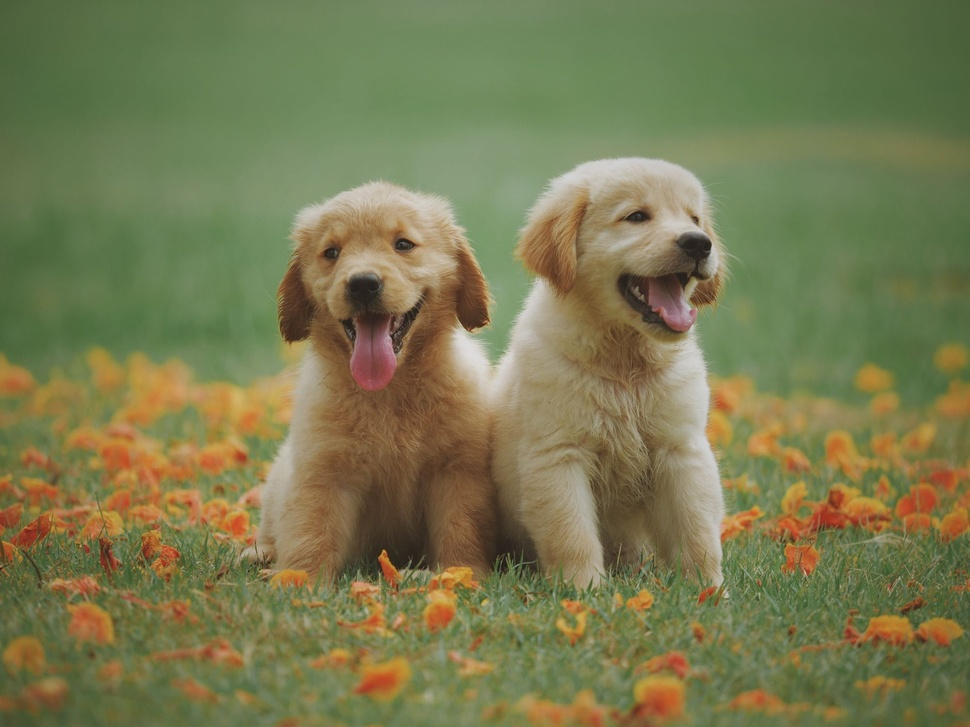
#> input picture dogs.jpg, 970 x 727 px, shrunk from 2000 x 1500 before the run
$ python 2thresholdbinaryimage.py
#> lines starting #> are read from the running program, lines starting #| are printed output that depends on the picture; after the words box and inside, x2 and y2 are one past the last pixel; in counts of white or black regions, pixels touching at a corner belong together
import numpy as np
import cv2
import matplotlib.pyplot as plt
from skimage.color import rgb2gray
from scipy import ndimage
image = cv2.imread('dogs.jpg')# Load the image using OpenCV
#> image is the input picture: shape (727, 970, 3); mean B, G, R 80, 121.7, 120.7
gray_image = rgb2gray(image)# Convert the image to grayscale using scikit-image
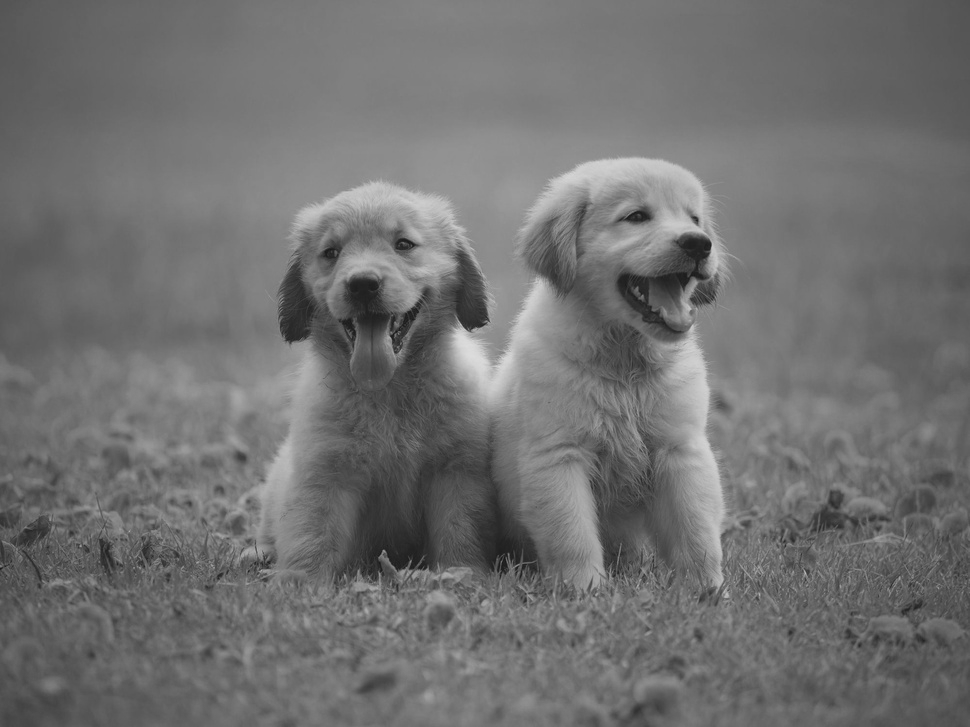
#> gray_image: shape (727, 970) float64; min 0.0906, max 0.869, mean 0.442
image_rgb = cv2.cvtColor(image, cv2.COLOR_BGR2RGB)# Convert BGR image to RGB format for matplotlib display
gray_r = gray_image.reshape(gray_image.shape[0] * gray_image.shape[1])# Reshape the grayscale image for thresholding
mean_value = gray_r.mean()# Reshape the grayscale image for thresholding
#> mean_value = 0.442
thresholded = np.where(gray_r > mean_value, 1, 0)# Apply thresholding based on mean value
thresholded_image = thresholded.reshape(gray_image.shape[0], gray_image.shape[1])# Reshape the thresholded array back to the original shape
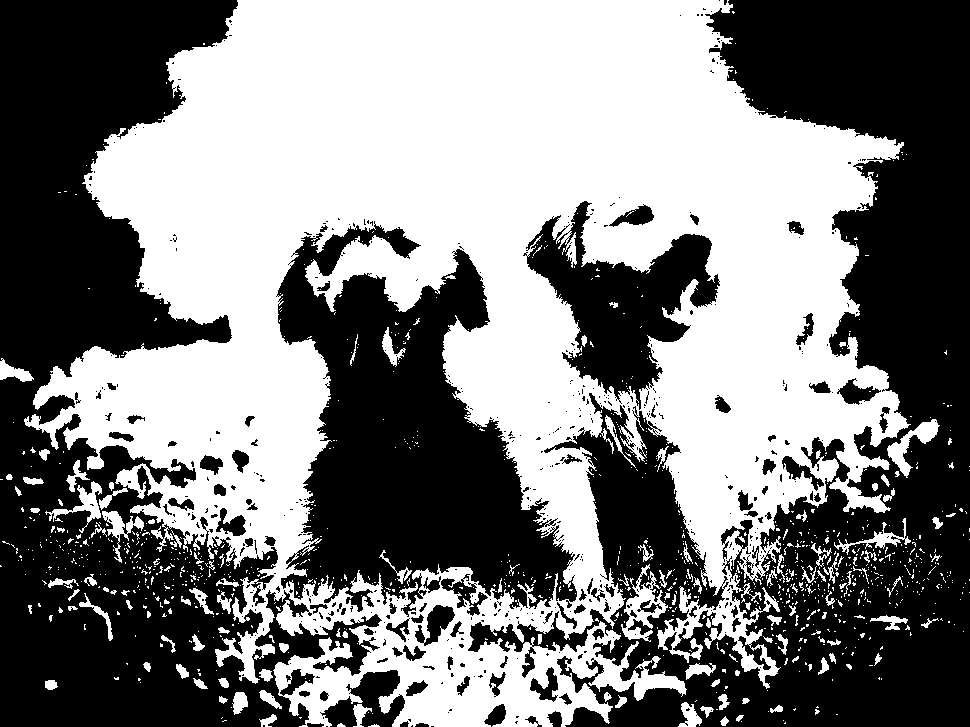
#> thresholded_image: shape (727, 970) int64; values 0 (black) and 1 (white), 49.7% white; 1081 white regions (940 under 20 px), largest, box (x1, y1, x2, y2) and area: (24, 0, 911, 727) 333779, (621, 564, 668, 642) 1293, (887, 419, 940, 478) 942
plt.imshow(thresholded_image, cmap='gray')# Display the thresholded image using matplotlib
plt.title('Thresholded Binary Image')
plt.axis('off')
plt.show()

$ run again, with gameplaying.jpeg copied over dogs.jpg
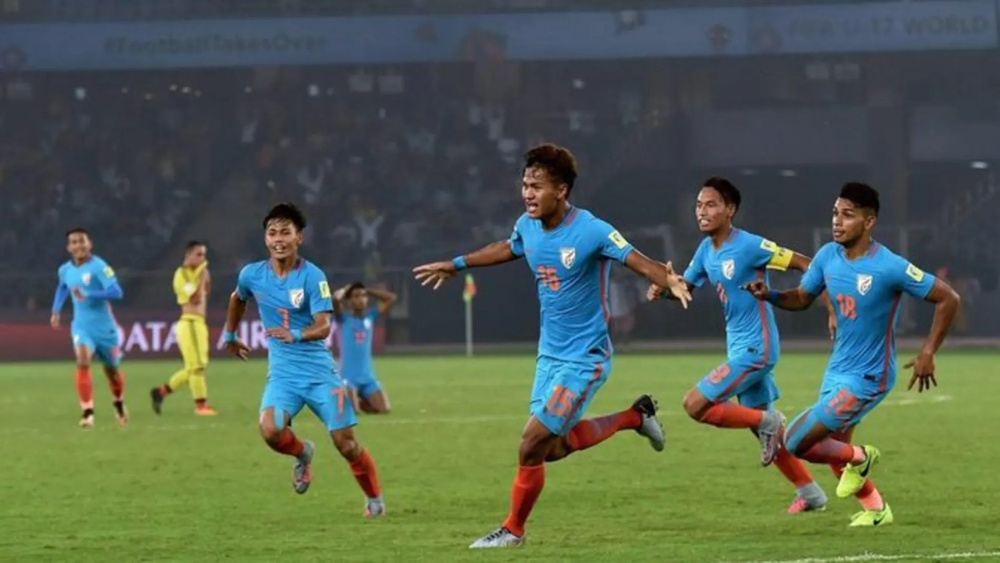
#> input picture gameplaying.jpeg, 1000 x 563 px, shrunk from 1896 x 1067 before the run
#> image is the input picture: shape (563, 1000, 3); mean B, G, R 81.1, 96.7, 83.2
#> `gray_image = rgb2gray(image)# Convert the image to grayscale using sci..`:
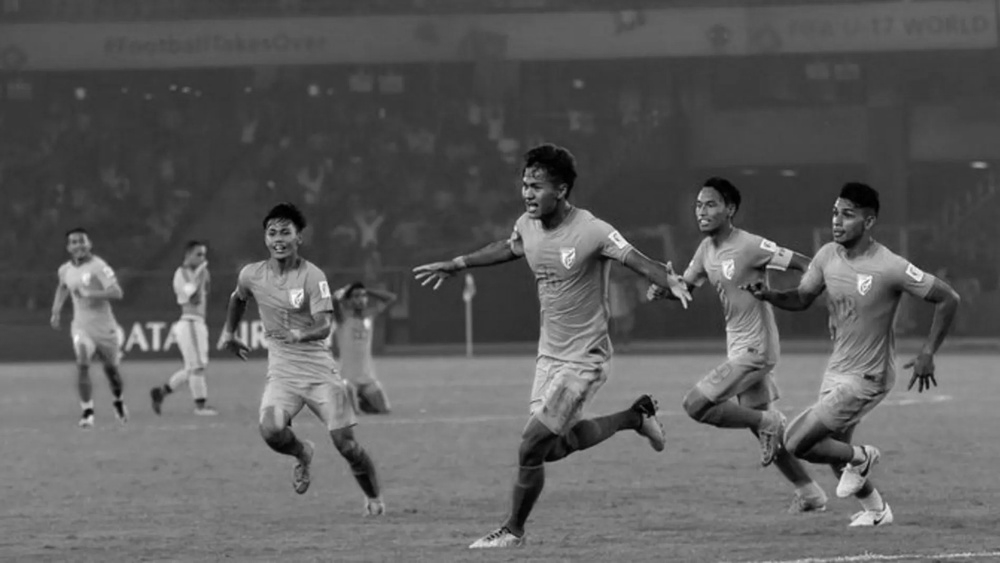
#> gray_image: shape (563, 1000) float64; min 0.000283, max 0.999, mean 0.362
#> mean_value = 0.362
#> `thresholded_image = thresholded.reshape(gray_image.shape[0], gray_imag..`:
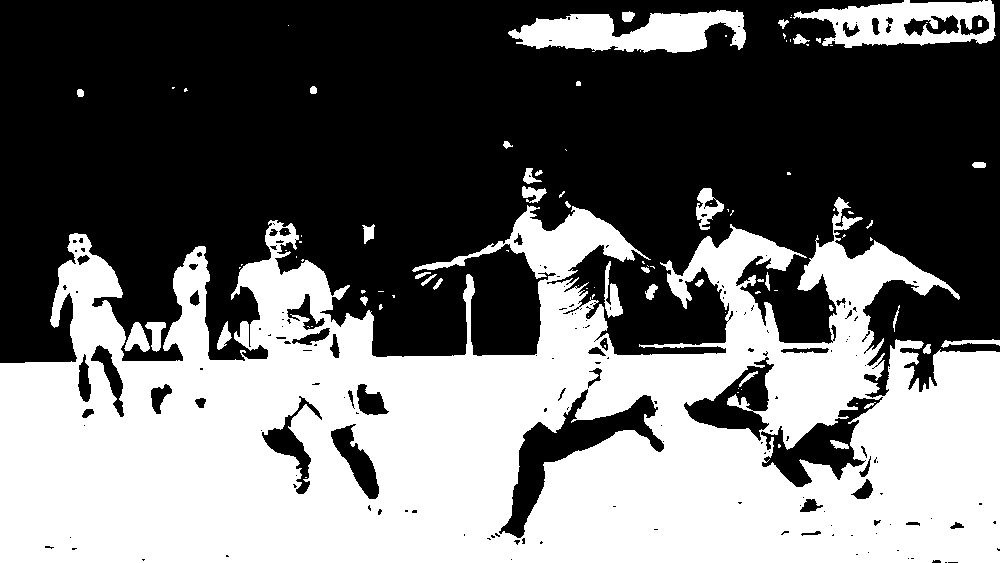
#> thresholded_image: shape (563, 1000) int64; values 0 (black) and 1 (white), 43.7% white; 97 white regions (59 under 20 px), largest, box (x1, y1, x2, y2) and area: (0, 197, 1000, 563) 229653, (508, 10, 746, 53) 6443, (793, 0, 996, 48) 5520

$ run again, with players.jpeg copied over dogs.jpg
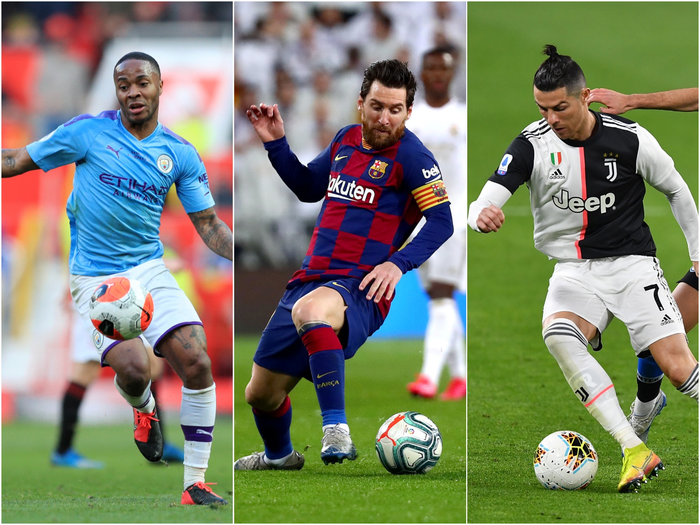
#> input picture players.jpeg, 700 x 525 px
#> image is the input picture: shape (525, 700, 3); mean B, G, R 108.6, 132.2, 126.6
#> `gray_image = rgb2gray(image)# Convert the image to grayscale using sci..`:
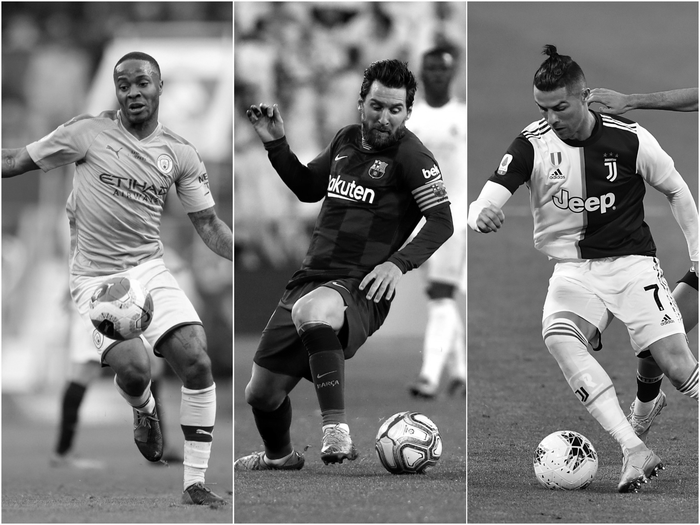
#> gray_image: shape (525, 700) float64; min 0, max 1, mean 0.497
#> mean_value = 0.497
#> `thresholded_image = thresholded.reshape(gray_image.shape[0], gray_imag..`:
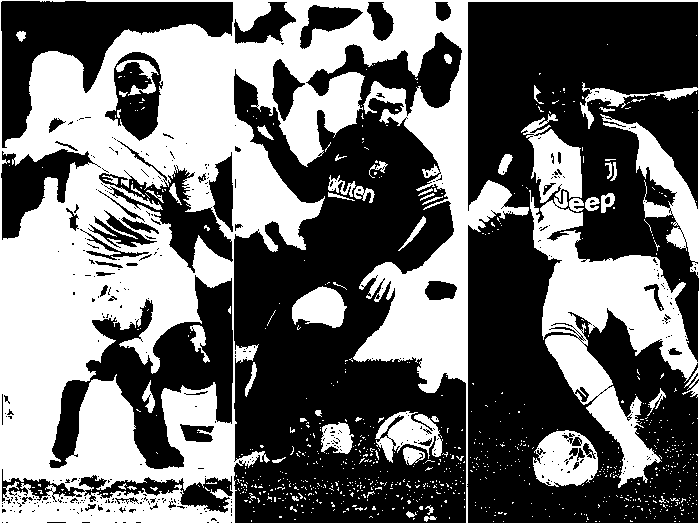
#> thresholded_image: shape (525, 700) int64; values 0 (black) and 1 (white), 43.2% white; 842 white regions (792 under 20 px), largest, box (x1, y1, x2, y2) and area: (0, 0, 700, 525) 142936, (521, 114, 582, 203) 2797, (533, 430, 598, 487) 2468
